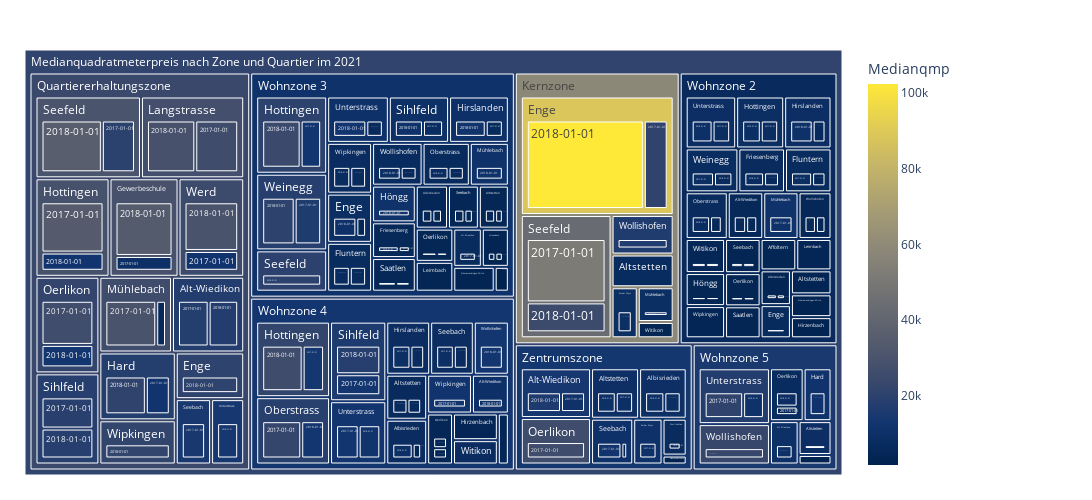

The code cell stored with this chart in its notebook:
### Code cell
fig = px.treemap(data2betested.loc["2017":"2021"].query('Quartier_Nummer > 20').reset_index()
                 , path=[px.Constant("Medianquadratmeterpreis nach Zone und Quartier im 2021")
                         ,'Zonenart','Quartier_Name','Jahr']
                 , values='Medianqmp'
                 , color='Medianqmp'               
                 #, color_discrete_map={'(?)':'lightgrey','EVP':'gold', 'SP':'#FF3030', 'PdA':'#EE3B3B', 'Grüne':'#A2CD5A','GLP':'#CAFF70','Die Mitte':'orange','FDP':'#104E8B','AL':'deeppink','SVP':'forestgreen', 'FL ZÜRI':'#8B864E','Volt':'#lightblue' }                
                 ## bei continuous scales (bei Zahlenwerten):
                 ,color_continuous_scale='cividis'
                 ,height=500 , width=1100                 
                )
fig.update_traces(root_color="grey")
fig.update_layout(margin = dict(t=50, l=25, r=250, b=25))
fig.show()

### Figure 1 — Plotly figure (JSON) as saved in the notebook; plotly's stock layout.template omitted (floating-point values rounded to 4 significant figures; data arrays with more than 128 entries replaced by an {"elided": "..."} marker saying what was removed)
{"data": [{"branchvalues": "total", "customdata": {"elided": "273x1 float values"}, "domain": {"x": [0, 1], "y": [0, 1]}, "hovertemplate": "labels=%{label}<br>Medianqmp_sum=%{value}<br>parent=%{parent}<br>id=%{id}<br>Medianqmp=%{color}<extra></extra>", "ids": {"elided": "273 str values"}, "labels": {"elided": "273 str values"}, "marker": {"coloraxis": "coloraxis", "colors": {"elided": "273 float values"}}, "name": "", "parents": {"elided": "273 str values"}, "root": {"color": "grey"}, "type": "treemap", "values": {"elided": "273 int values"}}], "layout": {"coloraxis": {"colorbar": {"title": {"text": "Medianqmp"}}, "colorscale": [[0, "#00224e"], [0.1111, "#123570"], [0.2222, "#3b496c"], [0.3333, "#575d6d"], [0.4444, "#707173"], [0.5556, "#8a8678"], [0.6667, "#a59c74"], [0.7778, "#c3b369"], [0.8889, "#e1cc55"], [1, "#fee838"]]}, "height": 500, "legend": {"tracegroupgap": 0}, "margin": {"b": 25, "l": 25, "r": 250, "t": 50}, "width": 1100}}
